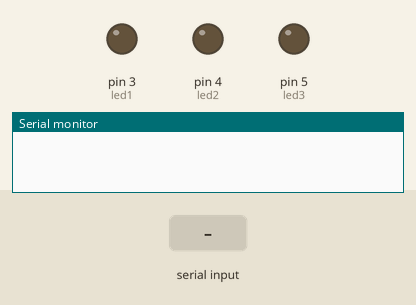
Simulated run of this sketch. Board: Arduino Uno, built with avr-gcc and run on an emulated ATmega328P. On the bench: output pins drawn as LEDs (lit = HIGH), the last lines printed to the serial monitor. Inputs (shaded band) come from the test bench.

Above: at 1.2 s.
1.3 s: "F" received over the second serial link
At 2.4 s:
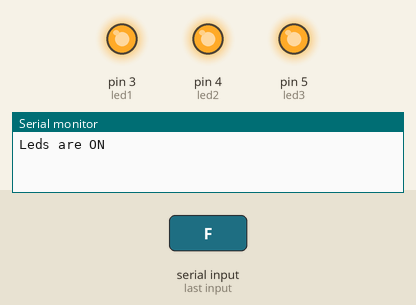
2.8 s: "S" received over the second serial link
At 4.3 s:
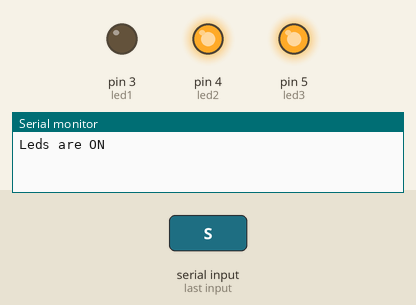
Timing chart, 0 to 5.8 s (numbered marks = the images above; inputs shaded):
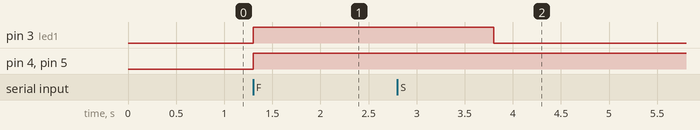

Measured:
- after the input at 1.3 s, pin 3 (led1), pin 4 (led2), pin 5 (led3): LOW → HIGH at once
- after the input at 2.8 s, pin 3 (led1): HIGH → LOW after 1.0 s

The sketch:

sketch_jun30a.ino
```cpp
#include <SoftwareSerial.h>
SoftwareSerial softSerial(10,11); // RX, TX

int led1 = 3;
int led2 = 4;
int led3 = 5;

unsigned char blue_data;   //stores the value from a bluetooth mediumSoftwareSerial mySerial(10, 11); // RX, TX
void setup()
{
  Serial.begin(9600);           // Set up serial communications with 9600 baud rate
  softSerial.begin(9600);
  pinMode(led1, OUTPUT);
  pinMode(led2, OUTPUT);
  pinMode(led3, OUTPUT);
  // Intialize all motor PIN mode as Output
  digitalWrite(led1,LOW);    // Low as by default value
  digitalWrite(led2,LOW);
  digitalWrite(led3,LOW);
}
void loop()
{
   if (softSerial.available())        // Checks for Serial communication availability
  {
    blue_data = softSerial.read();        // Get incoming byte from bluetooth module
          if(blue_data=='F')          // If Byte data is 'F' write Pins High Low to move Forward
           {
            digitalWrite(led1,HIGH);
            digitalWrite(led2,HIGH);
            digitalWrite(led3,HIGH);
            Serial.println("Leds are ON");
           }
          if(blue_data=='S')          // If Byte data is 'S' write Pins High Low to move Backward
           {
            digitalWrite(led1,HIGH);
            delay(1000);
            digitalWrite(led1,LOW);
            delay(1000);
            Serial.println("Leds are OFF");
           }


  }
}
```
